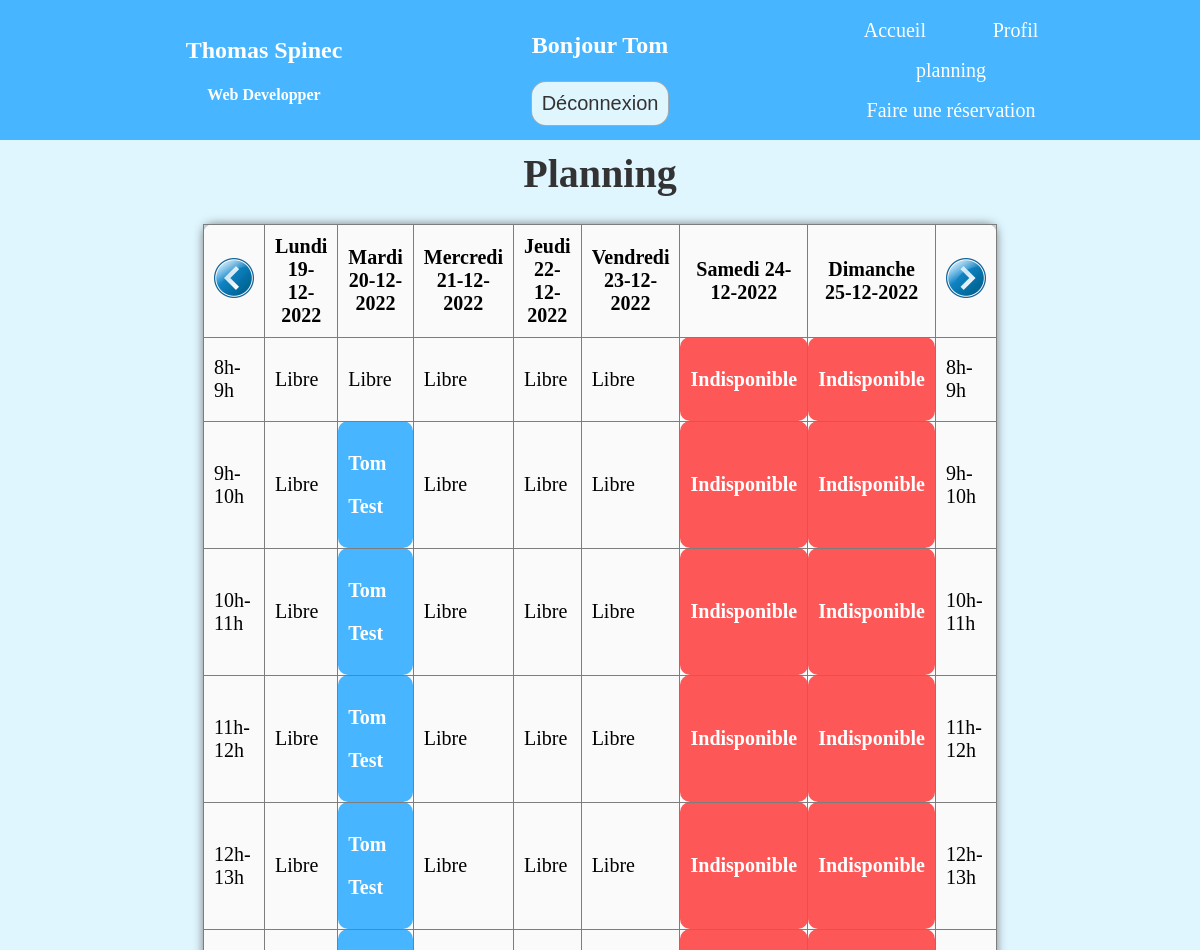
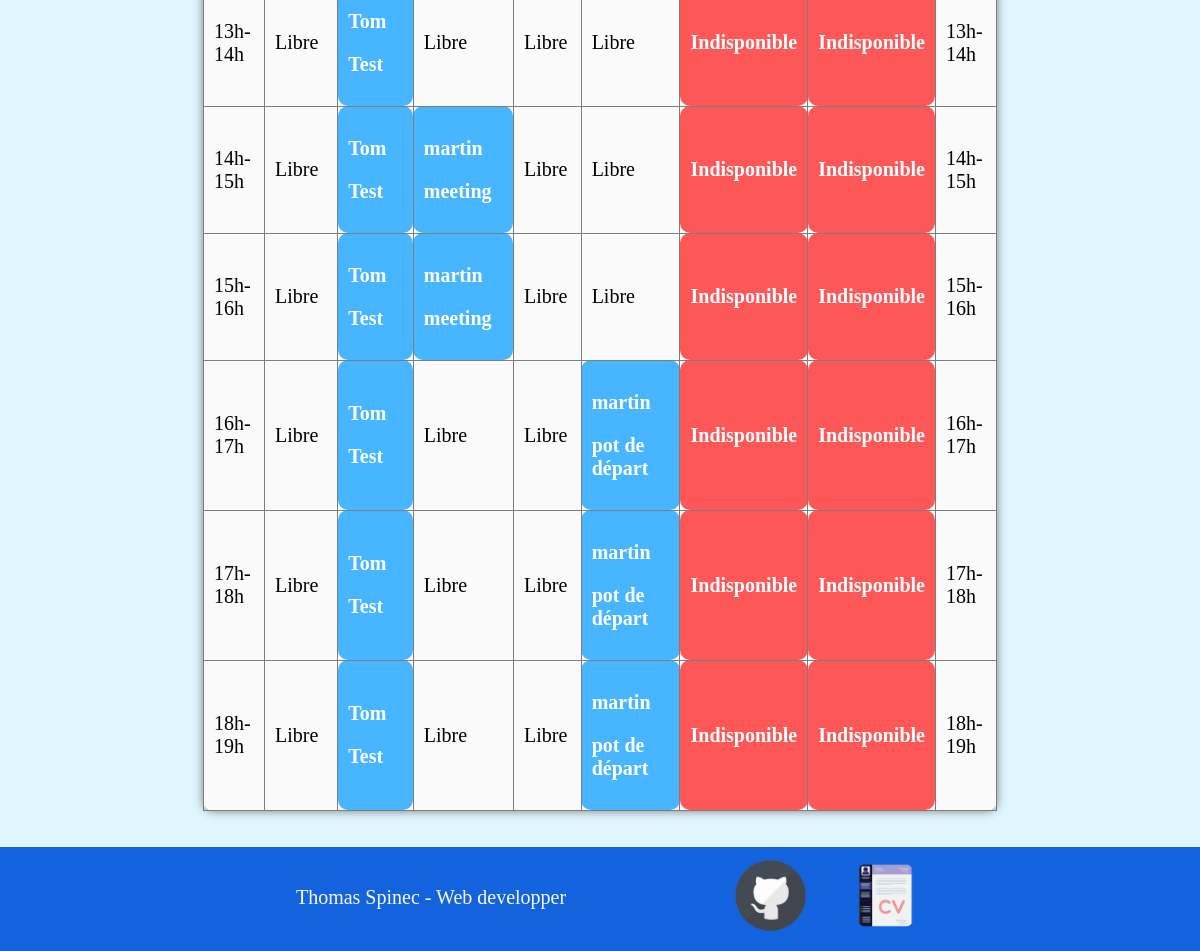
Page /planning.php?week=1 (signed in) on the committed database (2 pictures, top to bottom).
### tables this page shows
CREATE TABLE `utilisateurs` (
  `id` int(11) NOT NULL,
  `login` varchar(255) NOT NULL,
  `password` varchar(255) NOT NULL
);

CREATE TABLE `reservations` (
  `id` int(11) NOT NULL,
  `titre` varchar(255) NOT NULL,
  `description` text NOT NULL,
  `debut` datetime NOT NULL,
  `fin` datetime NOT NULL,
  `id_utilisateur` int(11) NOT NULL
);

### planning.php (the view, shortened to what this page needs)
<?php
    $format = "d-m-Y";
    if (isset($_GET["week"])){
        $week = $_GET["week"];
    }
    else{
        $week = 0;
    }
    function get_lundi_dimanche_from_week($week){
        $lundi = new DateTime("Monday this week+$week week");
        $mardi = new DateTime("Tuesday this week+$week week");
        $mercredi = new DateTime("Wednesday this week+$week week");
        $jeudi = new DateTime("Thursday this week+$week week");
        $vendredi = new DateTime("Friday this week+$week week");
        $samedi = new DateTime("Saturday this week+$week week");
        $dimanche = new DateTime("Sunday this week+$week week");
        return array($lundi, $mardi, $mercredi, $jeudi, $vendredi, $samedi, $dimanche);
    }
    $debut_fin_semaine = get_lundi_dimanche_from_week($week);
    function jour($reservations, $debut_fin_semaine, $format, $heure1, $heure2){
        for ($i=0; $i < 5; $i++) {
            $case = null;
            for ($j=0; isset($reservations[$j]); $j++) {
                $date_start = $reservations[$j]['debut'];
                $date_end = $reservations[$j]['fin'];
                $date_d = get_debut($date_start)[0];
                $heure_d = get_debut($date_start)[1];
                $heure_f = get_fin($date_end)[1];
                if ($date_d == $debut_fin_semaine[$i]->format($format) && $heure1 >= $heure_d && $heure2 <= $heure_f)
                {
                    echo "<td class='booked'>";
                    echo "<a href='reservation.php?id=" . $reservations[$j]['id'] . "'>
                            <p>".$reservations[$j]['login']."</p>
                            <p>".$reservations[$j]['titre']."</p>
                        </a>";
                    $case = true;
                    break;
                }
            }
            if (!isset($case))
            {
                echo "<td>";
                echo "<p>Libre</p>";
            }
            echo "</td>";
        }
        for ($x=0; $x<2; $x++){
            echo "<td class='weekend'>";
            echo "<p>Indisponible</p>";
            echo "</td>";
        }
    }
    function get_debut($date){
        $date_d = '';
        $heure_d = '';
        list($date_d, $heure_d) = explode(" ", $date);
        return [$date_d,$heure_d];
    }
    function get_fin($date){
        $date_f = '';
        $heure_f = '';
        list($date_f, $heure_f) = explode(" ", $date);
        return [$date_f,$heure_f];
    }
?>
    <?php
        require 'include/header.php';
        require 'include/connect.php';
        $request = "SELECT reservations.id, reservations.titre, DATE_FORMAT(reservations.debut, '%d-%m-%Y %H') as debut, DATE_FORMAT(reservations.fin, '%d-%m-%Y %H') as fin, utilisateurs.login FROM reservations INNER JOIN utilisateurs on reservations.id_utilisateur = utilisateurs.id";
        $exect_request = mysqli_query($connect, $request);
        $reservations = mysqli_fetch_all($exect_request, MYSQLI_ASSOC);
    ?>
    <main>
        <div class="container">
            <h1>Planning</h1>
            <table class="planning">
                <thead>
                    <tr>
                        <th>
                            <a href=<?="planning.php?week=".$week-1?>><img class="week" src="img/precedent.png" alt="semaine précédente"></a>
                        </th>
                        <th>Lundi <?= $debut_fin_semaine[0]->format($format)?></th>
                        <th>Mardi <?= $debut_fin_semaine[1]->format($format)?></th>
                        <th>Mercredi <?= $debut_fin_semaine[2]->format($format)?></th>
                        <th>Jeudi <?= $debut_fin_semaine[3]->format($format)?></th>
                        <th>Vendredi <?= $debut_fin_semaine[4]->format($format)?></th>
                        <th>Samedi <?= $debut_fin_semaine[5]->format($format)?></th>
                        <th>Dimanche <?= $debut_fin_semaine[6]->format($format)?></th>
                        <th>
                            <a href=<?="planning.php?week=".$week+1?>><img class="week" src="img/next.png" alt="semaine suivante"></a>
                        </th>
                    </tr>
                </thead>
                <tbody>
                    <tr>
                        <td>8h-9h</td>
                        <?php
                            jour($reservations, $debut_fin_semaine, $format, "08", "09");
                        ?>
                        <td>8h-9h</td>
                    </tr>
                    <tr>
                        <td>9h-10h</td>
                        <?php
                            jour($reservations, $debut_fin_semaine, $format, "09", "10");
                        ?>
                        <td>9h-10h</td>
                    </tr>
                    <tr>
                        <td>10h-11h</td>
                        <td>10h-11h</td>
                    </tr>
                    <tr>
                        <td>11h-12h</td>
                        <td>11h-12h</td>
                    </tr>
                    <tr>
                        <td>12h-13h</td>
                        <td>12h-13h</td>
                    </tr>
                    <tr>
                        <td>13h-14h</td>
                        <td>13h-14h</td>
                    </tr>
                    <tr>
                        <td>14h-15h</td>
                        <td>14h-15h</td>
                    </tr>
                    <tr>
                        <td>15h-16h</td>
                        <td>15h-16h</td>
                    </tr>
                    <tr>
                        <td>16h-17h</td>
                        <td>16h-17h</td>
                    </tr>
                    <tr>
                        <td>17h-18h</td>
                        <td>17h-18h</td>
                    </tr>
                    <tr>
                        <td>18h-19h</td>
                        <td>18h-19h</td>
                    </tr>
                </tbody>
            </table>
        </div>
    </main>
    <?php
        require 'include/footer.php';
    ?>
</body>
</html>

### site.css (style rules this page uses)
body { background-color: #dff6ff; margin: 0; padding: 0; }
html { font-size: 20px; }
a { text-decoration: none; cursor: pointer; }
h1 { font-size: 2rem; font-weight: bold; text-align: center; color: #333; }
.container { width: 80%; margin: auto; padding: auto; }
main { margin-top: 150px; min-height: 65vh; margin-bottom: 3%; }
table, th, td { padding: 10px; border: 1px solid #7d7d7d; border-collapse: collapse; font-size: 1rem; border-radius: 10px; }
table { margin: auto; margin-top: 20px; margin-bottom: 20px; }
.week { width: 40px; height: auto; transition: 0.5s; }
.booked { background-color: #47b5ff; transition: 0.5s; }
.booked a { color: #fff; font-weight: bold; }
.planning { width: 80%; height: 80%; margin: auto; padding: 20px; background-color: #fafafa; border-radius: 10px; box-shadow: 0 0 10px #7d7d7d; overflow-x: auto; }
.weekend { background-color: #ff0000a6; color: #fff; font-weight: bold; }

### rows in the picture
utilisateurs: login "Tom"
reservations: titre "Test"
utilisateurs: login "martin"
reservations: titre "meeting"
reservations: titre "pot de départ"

### other values in the picture
$user "Tom"
$debut_fin_semaine[0]->format($format) "19-12-2022"
$debut_fin_semaine[1]->format($format) "20-12-2022"
$debut_fin_semaine[2]->format($format) "21-12-2022"
$debut_fin_semaine[3]->format($format) "22-12-2022"
$debut_fin_semaine[4]->format($format) "23-12-2022"
$debut_fin_semaine[5]->format($format) "24-12-2022"
$debut_fin_semaine[6]->format($format) "25-12-2022"
